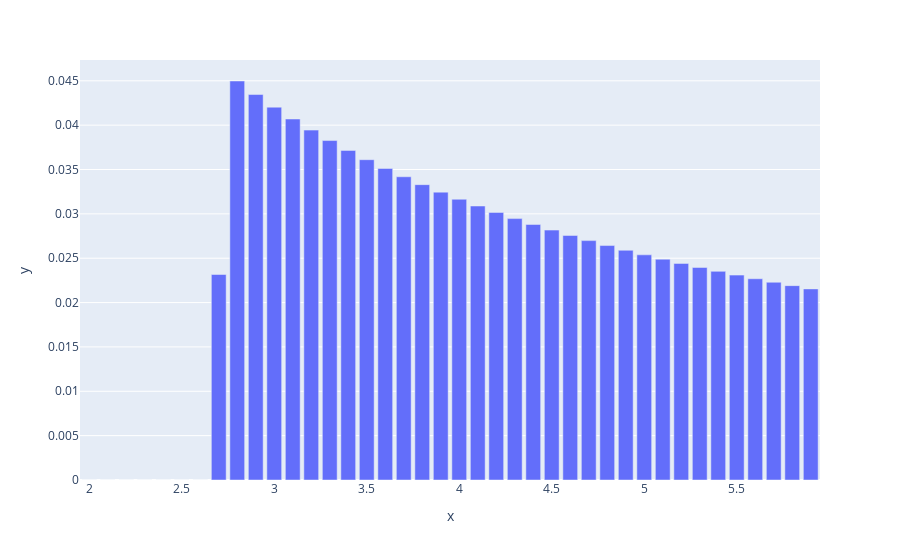

The cell this chart's notebook holds for it:
### Markdown cell above
We observe FEV1 in idx = 25, i.e. in the 2.7-2.8 L bin

We want to infer back Unblocked FEV1 and Small Airway Clearance

What are all sets of parents C and U that give 0.2-0.3 of FEV1?

First bin of U with non zero probability is U: 2.7-2.8 L => index 7
C: 0.9-1 => F: 2.43-2.8 L => inside 2.7-2.8 L

U: 2.8-2.9
C: 0.9-1 => F: 2.52-2.9 L => works
C: 0.8-0.9 => outside

U: 3-3.1 => same as above

First bin of U that can provide outcomes in F for C: 0.8-0.9, U: 2.7/0.9=3 => 3-3.1
C: 0.9-1 => F: 2.7-3.1 => works
C: 0.8-0.9 => F: 2.4-2.79 => works 
C: 0.7-0.8 => outside

Last bin that has non zero probability is U: 5.9-6
C: 0.4-0.5 => F: 2.36-3 L => works

For U: P should be non zero from idx 7 and above => from element 8 to end
For C: P should be non zero starting from 0.4-0.5 up to all the rest => from element 4 (idx 3) to end

### Code cell
bp = BeliefPropagation(graph)
res = mh.query(variables=[U.name], evidence={FEV1.name: 25})
print(f"shape of the response {res.values.shape}")
print(res.values)

fig = px.bar(y=res.values, x=U.bins)
fig.show()

### Figure 1 — Plotly figure (JSON) as saved in the notebook; plotly's stock layout.template omitted (floating-point values rounded to 4 significant figures)
{"data": [{"alignmentgroup": "True", "hovertemplate": "x=%{x}<br>y=%{y}<extra></extra>", "legendgroup": "", "marker": {"color": "#636efa", "pattern": {"shape": ""}}, "name": "", "offsetgroup": "", "orientation": "v", "showlegend": false, "textposition": "auto", "type": "bar", "x": [2, 2.1, 2.2, 2.3, 2.4, 2.5, 2.6, 2.7, 2.8, 2.9, 3.0, 3.1, 3.2, 3.3, 3.4, 3.5, 3.6, 3.7, 3.8, 3.9, 4.0, 4.1, 4.2, 4.3, 4.4, 4.5, 4.6, 4.7, 4.8, 4.9, 5.0, 5.1, 5.2, 5.3, 5.4, 5.5, 5.6, 5.7, 5.8, 5.9], "xaxis": "x", "y": [0, 0, 0, 0, 0, 0, 0, 0.02316, 0.04498, 0.04345, 0.04203, 0.04069, 0.03944, 0.03826, 0.03715, 0.03611, 0.03512, 0.03418, 0.03329, 0.03245, 0.03165, 0.03089, 0.03016, 0.02947, 0.0288, 0.02817, 0.02756, 0.02698, 0.02643, 0.02589, 0.02538, 0.02489, 0.02441, 0.02396, 0.02352, 0.02309, 0.02269, 0.02229, 0.02191, 0.02154], "yaxis": "y"}], "layout": {"barmode": "relative", "legend": {"tracegroupgap": 0}, "margin": {"t": 60}, "xaxis": {"anchor": "y", "domain": [0, 1], "title": {"text": "x"}}, "yaxis": {"anchor": "x", "domain": [0, 1], "title": {"text": "y"}}}}
